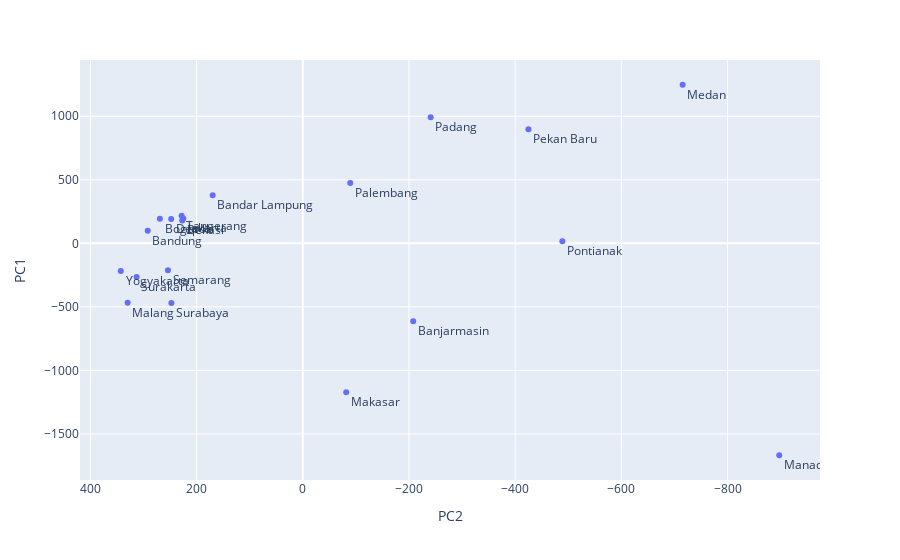

Source (notebook cell):
### Code cell
fig1

### Figure 1 — Plotly figure (JSON) as saved in the notebook; plotly's stock layout.template omitted (floating-point values rounded to 4 significant figures)
{"data": [{"hovertemplate": "PC2=%{x}<br>PC1=%{y}<br>text=%{text}<extra></extra>", "legendgroup": "", "marker": {"color": "#636efa", "symbol": "circle"}, "mode": "markers+text", "name": "", "orientation": "v", "showlegend": false, "text": ["Jakarta", "Surabaya", "Medan", "Bandung", "Bekasi", "Tangerang", "Makasar", "Semarang", "Depok", "Palembang", "Padang", "Bandar Lampung", "Bogor", "Malang", "Pekan Baru", "Yogyakarta", "Banjarmasin", "Surakarta", "Manado", "Pontianak"], "textposition": "bottom right", "type": "scatter", "x": [225.0, 247.5, -715.5, 292.1, 227.1, 228.3, -81.76, 254.0, 247.9, -89.38, -240.8, 169.7, 269.2, 329.9, -425.0, 342.9, -208.0, 313.0, -897.4, -488.9], "xaxis": "x", "y": [195.0, -469.7, 1248.0, 98.77, 179.0, 217.0, -1171.0, -211.2, 191.6, 475.4, 992.5, 378.3, 192.9, -468.0, 897.5, -218.5, -612.9, -264.5, -1667.0, 17.11], "yaxis": "y"}], "layout": {"legend": {"tracegroupgap": 0}, "margin": {"t": 60}, "xaxis": {"anchor": "y", "autorange": "reversed", "domain": [0, 1], "title": {"text": "PC2"}}, "yaxis": {"anchor": "x", "domain": [0, 1], "title": {"text": "PC1"}}}}
